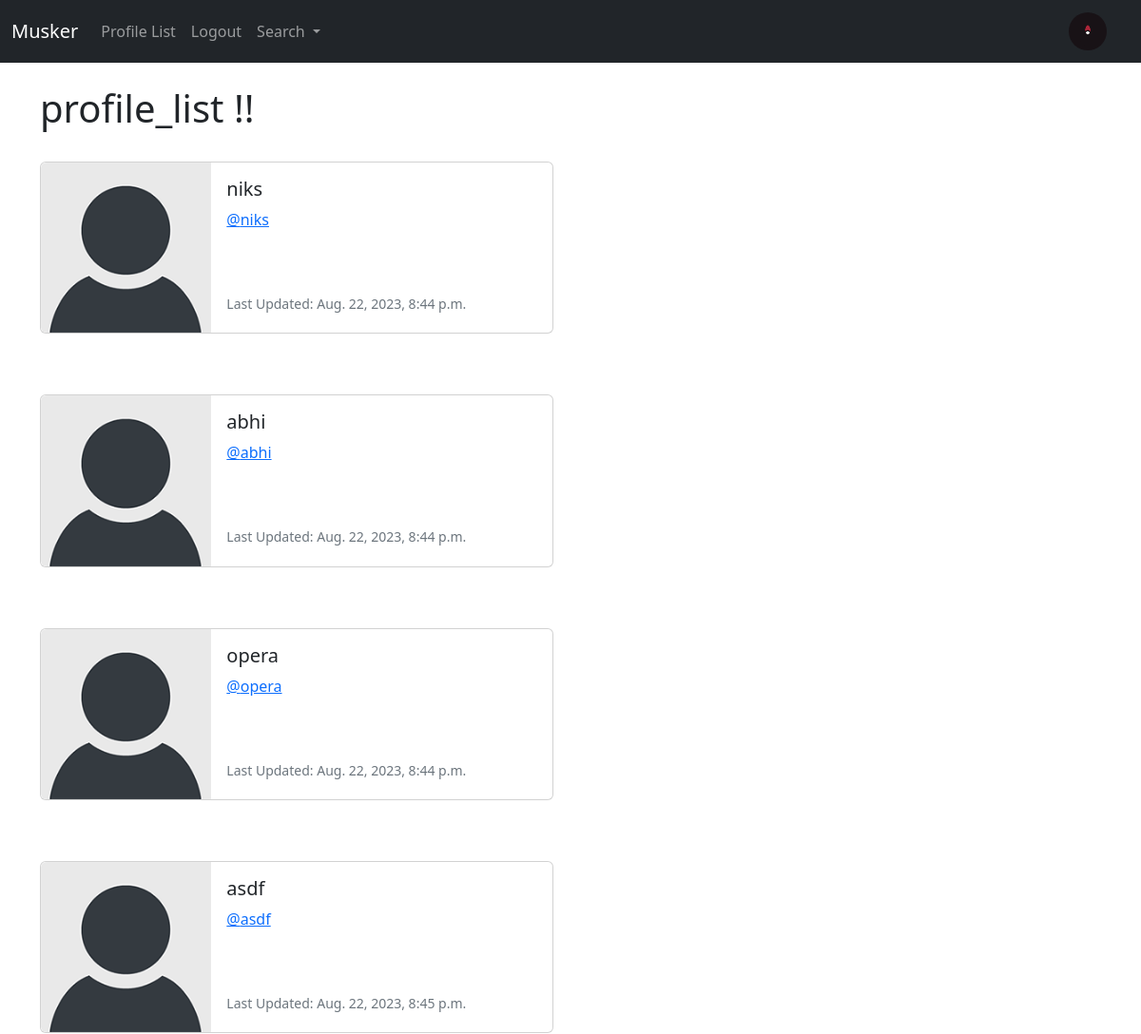
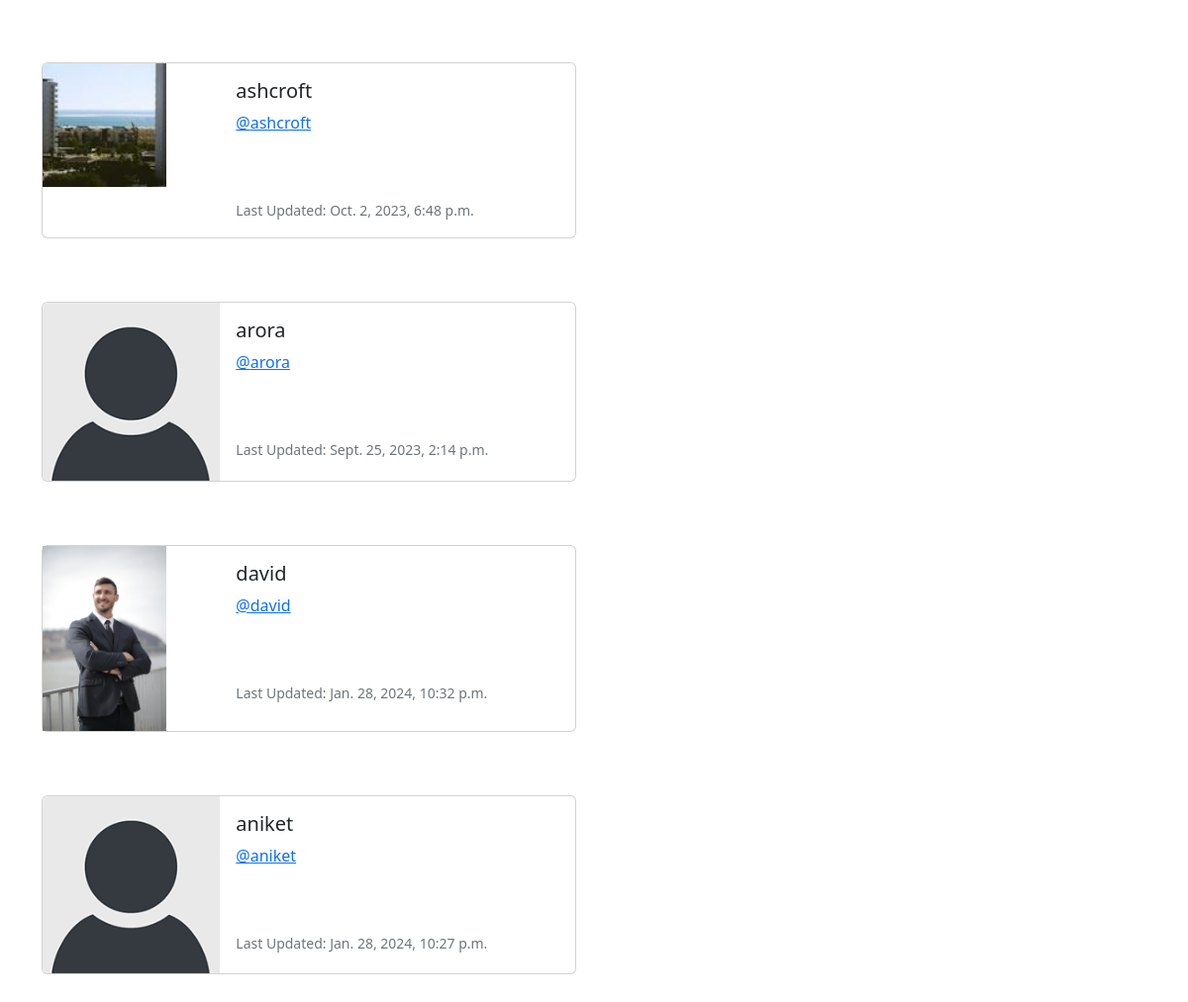
/profile_list/ (signed in), run on an earlier commit of the app's database (2 pictures, top to bottom).
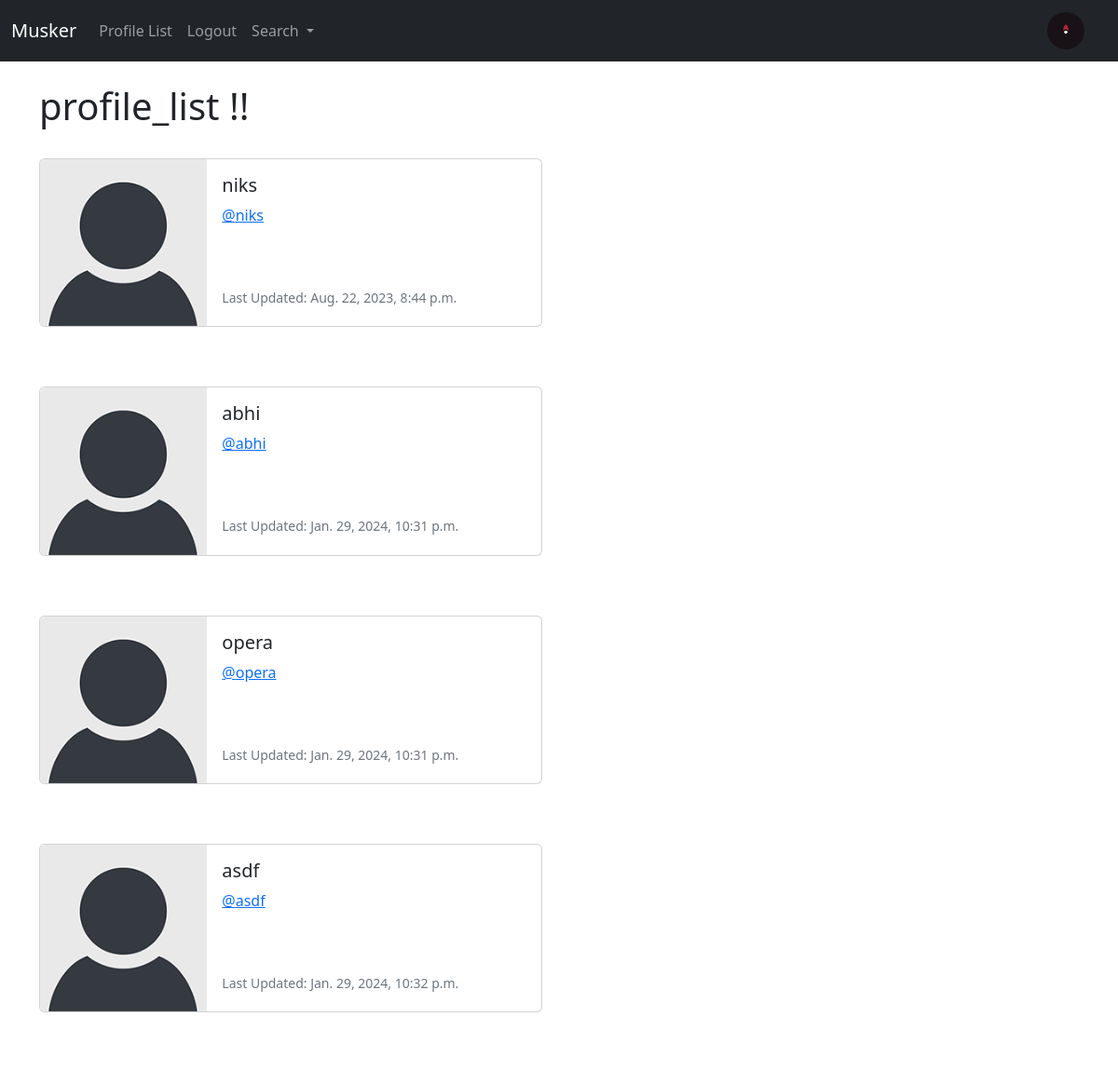
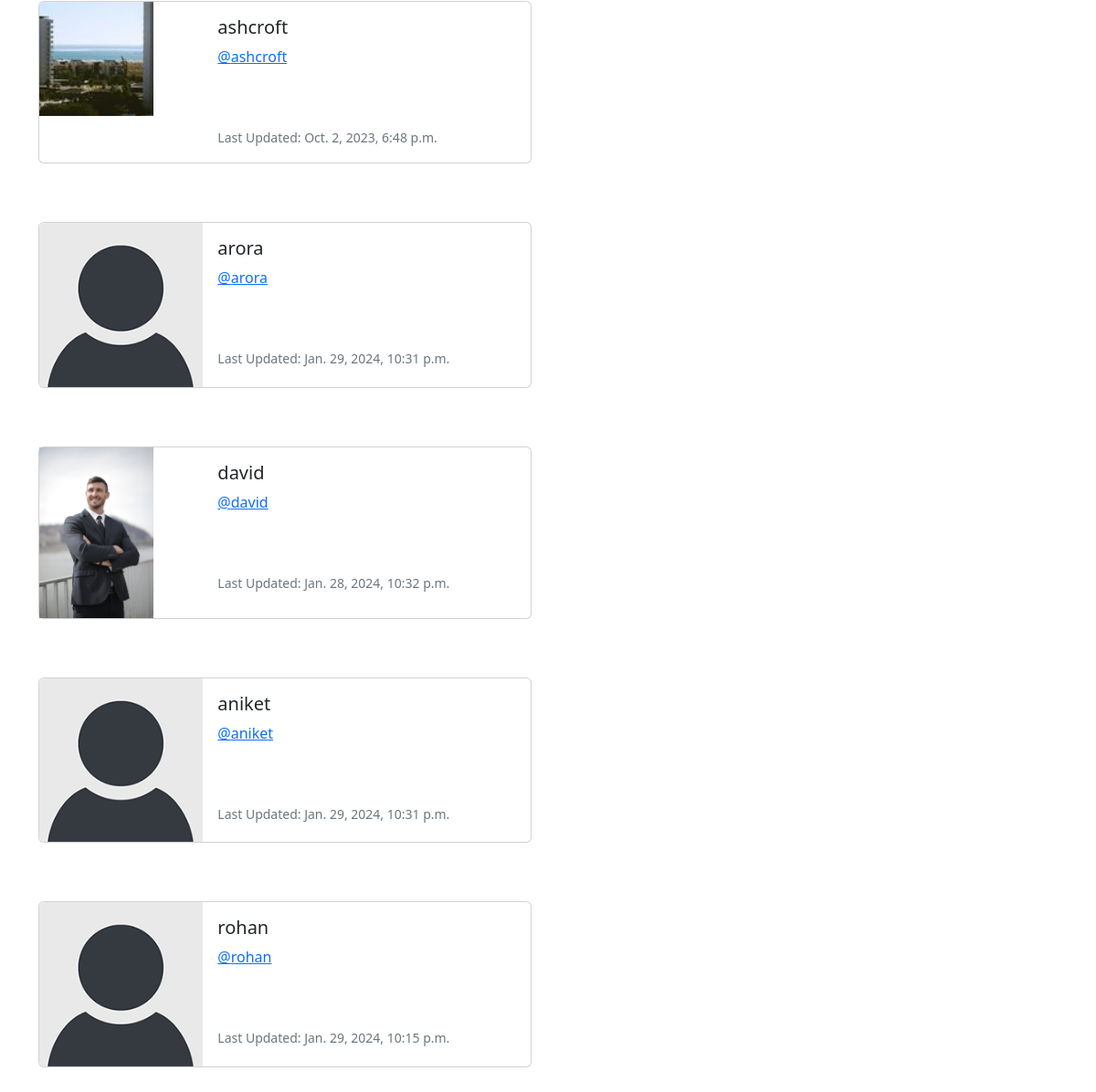
And on a later commit of the database (2 pictures, top to bottom).
### musker/models.py (models this page shows, shortened)
class Profile(models.Model):
    user = models.OneToOneField(User, on_delete=models.CASCADE)
    follows = models.ManyToManyField('self',
        related_name="followed_by",
        symmetrical=False,
        blank=True)
    date_modified = models.DateTimeField(User, auto_now=True)
    profile_image = models.ImageField(null=True, blank=True, upload_to="images/")
    profile_bio= models.CharField(null=True, blank=True, max_length=500)
    facebook_link = models.URLField(null=True, blank=True)
    linkedin_link = models.URLField(null=True, blank=True)
    website_link = models.URLField(null=True, blank=True)

### musker/views.py (the view)
# urls.py: path("profile_list/", views.profile_list, name='profile_list'),
def profile_list(request):
    if request.user.is_authenticated:
        profiles = Profile.objects.exclude(user=request.user)
        return render(request, "profile_list.html", {"profiles":profiles})
    else:
        messages.success(request, ("you must be logged in to view this page"))
        return redirect("home")

### musker/templates/profile_list.html
{% extends "base.html"%} {% load static %} {% block content %}
<h1>profile_list !!</h1>
<br />
{% if profiles %} {% for profile in profiles %}
<div class="card mb-3" style="max-width: 540px">
  <div class="row g-0">
    <div class="col-md-4">
      {% if profile.profile_image %}
      <img
        src="{{ profile.profile_image.url }}"
        width="125"
        height="125"
        class="img-fluid"
        alt="{{profile.user.username}}"
      />
      {% else %}
      <img
        src="{% static 'images/dummy.png' %}"
        class="img-fluid rounded-start"
        alt="default profile"
      />
      {% endif %}
    </div>
    <div class="col-md-8">
      <div class="card-body">
        <h5 class="card-title">{{ profile.user.username }}</h5>
        <p class="card-text">
          <a href="{% url 'profile' profile.user.id %}"
            >@{{ profile.user.username|lower}}</a
          >
        </p>
        <br /><br />
        <p class="card-text">
          <small class="text-muted"
            >Last Updated: {{ profile.date_modified}}</small
          >
        </p>
      </div>
    </div>
  </div>
</div>
<br /><br />
{% endfor %} {% endif %} {% endblock %}

### musker/templates/base.html (shortened to what this page needs)
<!DOCTYPE html>
<html lang="en">
  <head>
    <link
      href="https://cdn.jsdelivr.net/npm/bootstrap@5.2.3/dist/css/bootstrap.min.css"
      rel="stylesheet"
    />
  </head>
  <body>
      {% include 'navbar.html' %}
    <div class="container">
      <br />
       {% block content %} {% endblock %}
    </div>
  </body>
</html>

### musker/templates/navbar.html (shortened to what this page needs)
{% load static %}
<nav class="navbar navbar-expand-lg navbar-dark bg-dark">
  <div class="container-fluid">
    <a class="navbar-brand" href="{% url 'home' %}">Musker</a>
    <div class="collapse navbar-collapse" id="navbarSupportedContent">
      <ul class="navbar-nav me-auto mb-2 mb-lg-0">
        <li class="nav-item">
          <a class="nav-link" href="{% url 'profile_list' %}">Profile List</a>
        </li>
        {% if user.is_authenticated %}
        <li class="nav-item">
          <a class="nav-link" href="{% url 'logout' %}">Logout</a>
        </li>
        {% endif %}
        <li class="nav-item dropdown">
          <a class="nav-link dropdown-toggle" href="#" role="button" data-bs-toggle="dropdown" aria-expanded="false">
            Search
          </a>
        </li>
      </ul>
      {% if user.is_authenticated %}
      <ul class="navbar-nav m1-auto">
        <li class="nav-link navbar-brand">
          <a href="{% url 'profile' request.user.id %}">
            {% if user.profile.profile_image %}
            <img src="{{ user.profile.profile_image.url }}" alt="" class="rounded-circle" width="40" height="40">
            {% else %}
            <img src="{% static 'images/dummy.png' %}" class="rounded-circle" width="40" height="40"
              alt="default profile" />
            {% endif %}
          </a>
        </li>
      </ul>
      {% endif %}
    </div>
  </div>
</nav>

What changed in the data, as far as the page shows it:
changed Profile "abhi": date_modified "Aug. 22, 2023, 8:44 p.m." → "Jan. 29, 2024, 10:31 p.m."
changed Profile "opera": date_modified "Aug. 22, 2023, 8:44 p.m." → "Jan. 29, 2024, 10:31 p.m."
changed Profile "asdf": date_modified "Aug. 22, 2023, 8:45 p.m." → "Jan. 29, 2024, 10:32 p.m."
changed Profile "arora": date_modified "Sept. 25, 2023, 2:14 p.m." → "Jan. 29, 2024, 10:31 p.m."
changed Profile "aniket": date_modified "Jan. 28, 2024, 10:27 p.m." → "Jan. 29, 2024, 10:31 p.m."
added Profile: user.username "rohan", date_modified "Jan. 29, 2024, 10:15 p.m."
